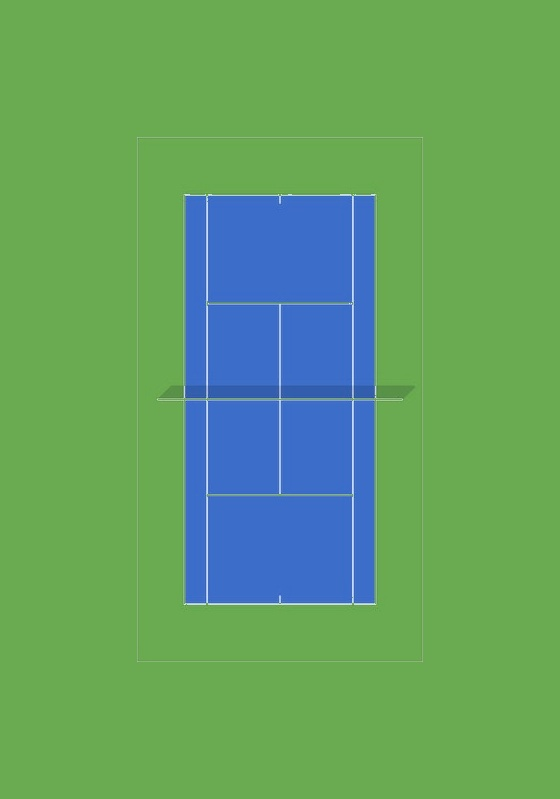
#> input picture tennis_tracker/player_location/padded_court.jpg, 560 x 799 px
$ python -i postprocess.py   (imports and definitions only)
#> lines starting #> are read from the running program, lines starting #| are printed output that depends on the picture; after the words box and inside, x2 and y2 are one past the last pixel; in counts of white or black regions, pixels touching at a corner belong together
#> further down, picture is the input picture: shape (799, 560, 3); mean B, G, R 101.9, 160.8, 99.1
import cv2
import numpy as np
import sympy
from scipy.spatial import distance
from sympy import Line


# [62 lines left out: functions line_intersection, postprocess, refine_kps, not called in this run]


def detect_lines(image):
    gray = cv2.cvtColor(image, cv2.COLOR_BGR2GRAY)
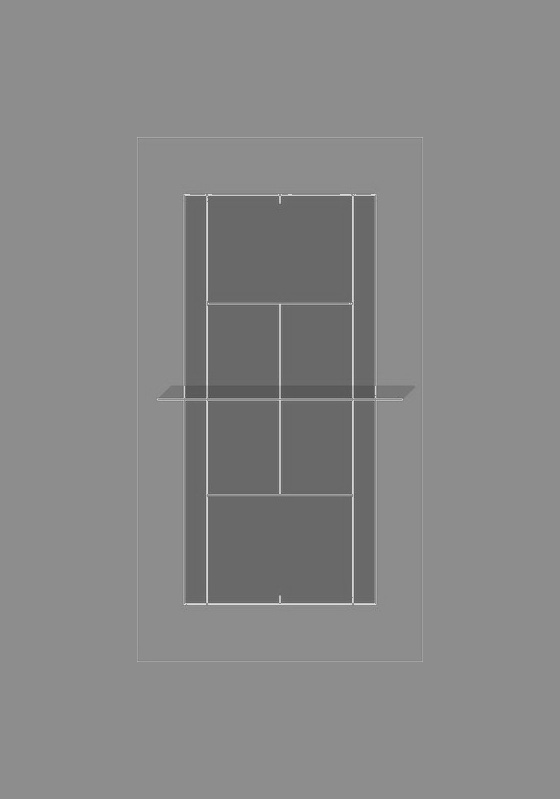
#> gray: shape (799, 560); min 71, max 230, mean 135.4
    gray = cv2.threshold(gray, 155, 255, cv2.THRESH_BINARY)[1]
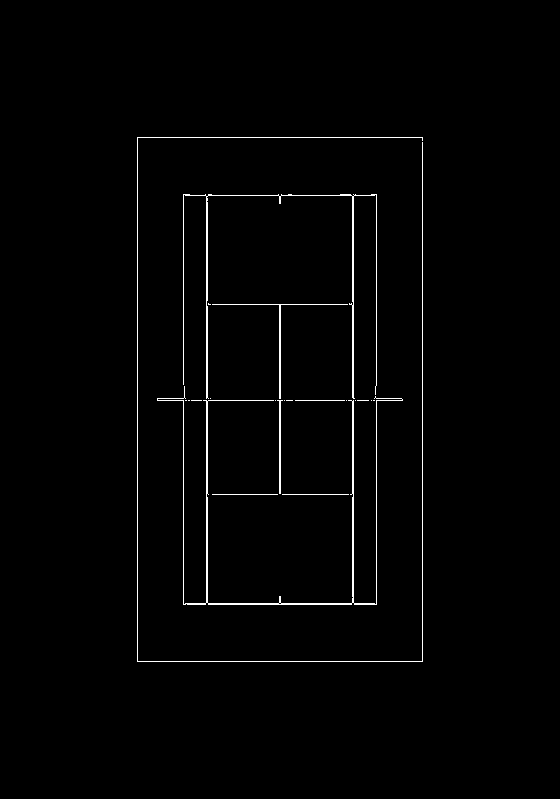
#> gray: shape (799, 560); 1.2% white in thin lines or dots, all inside (x1, y1, x2, y2) = (137, 137, 423, 662)
    lines = cv2.HoughLinesP(gray, 1, np.pi / 180, 30, minLineLength=10, maxLineGap=30)
#> lines = 19 rows, first 6: [137, 661, 137, 137], [422, 661, 422, 137], [376, 604, 376, 194], [206, 602, 206, 196], [207, 602, 207, 196], [352, 602, 352, 196]
    lines = np.squeeze(lines)
    if len(lines.shape) > 0:
        if len(lines) == 4 and not isinstance(lines[0], np.ndarray):
            lines = [lines]
    else:
        lines = []
    return lines


# [26 lines left out: function merge_lines, not called in this run]

>>> import cv2
>>> picture = cv2.imread('padded_court.jpg')
>>> result = detect_lines(picture)
#> result has the same summary as lines in detect_lines
